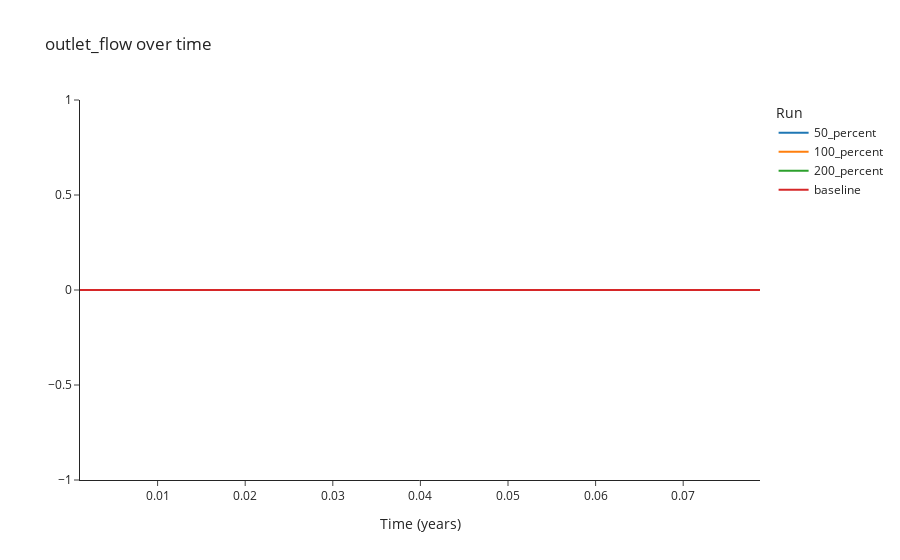

Here is the notebook cell this chart was saved with:
### Code cell
utils.plot_variable_for_each_run("outlet_flow", runs=recovery_runs)
